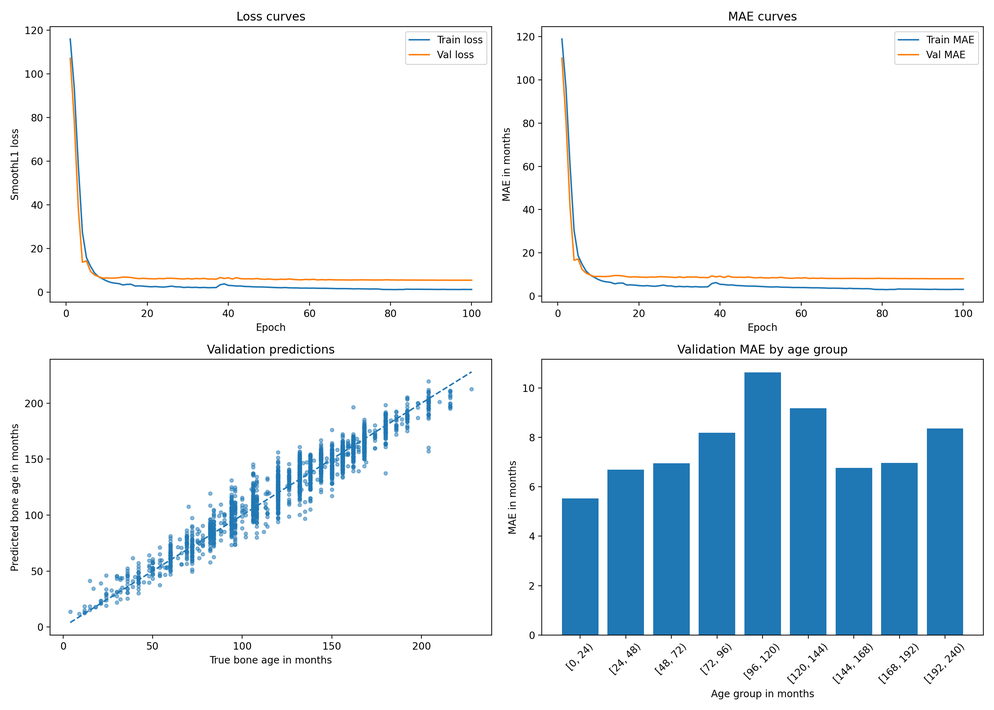
#> input picture ModelTraining/training_summary_convnext-v2.png, 994 x 710 px, shrunk from 2800 x 2000 before the run; its folder holds only this picture in this run
$ python -i segmentation.py   (imports and definitions only)
#> lines starting #> are read from the running program, lines starting #| are printed output that depends on the picture; after the words box and inside, x2 and y2 are one past the last pixel; in counts of white or black regions, pixels touching at a corner belong together
from pathlib import Path

import cv2
import numpy as np
from PIL import Image


SCRIPT_DIR = Path(__file__).resolve().parent
INPUT_DIR = SCRIPT_DIR / "test"
OUTPUT_DIR = SCRIPT_DIR / "output"
VALID_SUFFIXES = {".png", ".jpg", ".jpeg", ".bmp", ".tif", ".tiff"}


def get_largest_component(mask: np.ndarray) -> np.ndarray:
    mask = (mask > 0).astype(np.uint8)
    n, cc, stats, _ = cv2.connectedComponentsWithStats(mask, connectivity=8)
    if n <= 1:
        return mask
    largest_id = 1 + np.argmax(stats[1:, cv2.CC_STAT_AREA])
    return (cc == largest_id).astype(np.uint8)


def fill_holes(mask: np.ndarray) -> np.ndarray:
    mask = (mask > 0).astype(np.uint8)
    flood = (mask * 255).copy()
    h, w = mask.shape
    flood_mask = np.zeros((h + 2, w + 2), np.uint8)
    cv2.floodFill(flood, flood_mask, (0, 0), 128)
    holes = (flood == 0).astype(np.uint8)
    return ((mask | holes) > 0).astype(np.uint8)


def save_gray(arr: np.ndarray, path: Path) -> None:
    Image.fromarray(arr.astype(np.uint8)).save(str(path))


def iter_image_files(folder: Path) -> list[Path]:
    return sorted(
        path
        for path in folder.iterdir()
        if path.is_file() and path.suffix.lower() in VALID_SUFFIXES
    )


def create_smooth_organic_mask(
    img: np.ndarray,
) -> tuple[np.ndarray, np.ndarray, np.ndarray]:
    top, left, right, bottom = 10, 10, 10, 40
    crop = img[top : img.shape[0] - bottom, left : img.shape[1] - right]
    if crop.size == 0:
        raise ValueError("Image is too small for the configured crop margins.")

    p5 = np.percentile(crop, 5)
    p95 = np.percentile(crop, 95)
    img_norm = (
        crop
        if p95 <= p5
        else ((np.clip(crop, p5, p95) - p5) / (p95 - p5) * 255).astype(np.uint8)
    )

    gamma = 0.5
    img_gamma = np.array(255 * (img_norm / 255) ** gamma, dtype=np.uint8)
    median_blur = cv2.medianBlur(img_gamma, 11)

    th_high, mask_high = cv2.threshold(
        median_blur, 0, 255, cv2.THRESH_BINARY + cv2.THRESH_OTSU
    )

    sure_bg_mask = cv2.dilate(mask_high, np.ones((51, 51), np.uint8), iterations=2)
    sure_bg_pixels = median_blur[sure_bg_mask == 0]
    bg_max = np.percentile(sure_bg_pixels, 99) if sure_bg_pixels.size > 0 else 0
    th_low = max(bg_max + 1, th_high * 0.45)

    _, mask_low = cv2.threshold(median_blur, th_low, 255, cv2.THRESH_BINARY)

    current_mask = mask_high.copy()
    while True:
        dilated = cv2.dilate(current_mask, np.ones((3, 3), np.uint8))
        candidates = cv2.bitwise_and(mask_low, dilated)
        new_mask = cv2.bitwise_or(current_mask, candidates)
        if np.array_equal(current_mask, new_mask):
            break
        current_mask = new_mask

    h, w = current_mask.shape
    border_mask = np.zeros((h, w), dtype=np.uint8)
    border_mask[0:5, :] = 1
    border_mask[:, 0:5] = 1
    border_mask[:, -5:] = 1

    n, cc, _, _ = cv2.connectedComponentsWithStats(current_mask, connectivity=8)
    valid_mask = np.zeros_like(current_mask)
    for component_id in range(1, n):
        component = (cc == component_id).astype(np.uint8)
        if not np.any(cv2.bitwise_and(component, border_mask)):
            valid_mask = cv2.bitwise_or(valid_mask, component * 255)

    rough_mask = cv2.morphologyEx(
        valid_mask,
        cv2.MORPH_CLOSE,
        cv2.getStructuringElement(cv2.MORPH_ELLIPSE, (11, 11)),
    )
    rough_mask = get_largest_component(rough_mask) * 255
    rough_mask = fill_holes(rough_mask) * 255

    snapped_mask = rough_mask.copy().astype(np.uint8)
    if np.any(rough_mask):
        img_color = cv2.cvtColor(median_blur, cv2.COLOR_GRAY2BGR)
        gc_mask = np.full(crop.shape, cv2.GC_BGD, dtype=np.uint8)

        dilated_rough = cv2.dilate(
            rough_mask, np.ones((11, 11), np.uint8), iterations=2
        )
        gc_mask[dilated_rough > 0] = cv2.GC_PR_BGD
        gc_mask[rough_mask > 0] = cv2.GC_PR_FGD

        sure_fg = cv2.erode(rough_mask, np.ones((7, 7), np.uint8), iterations=1)
        if np.any(sure_fg):
            gc_mask[sure_fg > 0] = cv2.GC_FGD

        has_background = np.any(
            (gc_mask == cv2.GC_BGD) | (gc_mask == cv2.GC_PR_BGD)
        )
        has_foreground = np.any(
            (gc_mask == cv2.GC_FGD) | (gc_mask == cv2.GC_PR_FGD)
        )
        if has_background and has_foreground:
            bgd_model = np.zeros((1, 65), np.float64)
            fgd_model = np.zeros((1, 65), np.float64)
            try:
                cv2.grabCut(
                    img_color,
                    gc_mask,
                    None,
                    bgd_model,
                    fgd_model,
                    3,
                    cv2.GC_INIT_WITH_MASK,
                )
                snapped_mask = np.where(
                    (gc_mask == cv2.GC_FGD) | (gc_mask == cv2.GC_PR_FGD), 255, 0
                ).astype(np.uint8)
            except cv2.error:
                snapped_mask = rough_mask.copy().astype(np.uint8)

    snapped_mask = get_largest_component(snapped_mask) * 255
    smooth_mask = cv2.GaussianBlur(snapped_mask, (31, 31), 0)
    _, smooth_mask = cv2.threshold(smooth_mask, 127, 255, cv2.THRESH_BINARY)

    full_mask = np.zeros_like(img, dtype=np.uint8)
    full_mask[top : img.shape[0] - bottom, left : img.shape[1] - right] = smooth_mask

    segmented = img.copy()
    segmented[full_mask == 0] = 0
    overlay = cv2.cvtColor(img, cv2.COLOR_GRAY2BGR)
    contours, _ = cv2.findContours(
        full_mask, cv2.RETR_EXTERNAL, cv2.CHAIN_APPROX_SIMPLE
    )
    cv2.drawContours(overlay, contours, -1, (255, 100, 100), 4)

    return full_mask, segmented, overlay


def process_image(image_path: Path, output_dir: Path) -> None:
#> called with output_dir = 'out.png'
    img = np.array(Image.open(image_path).convert("L"))
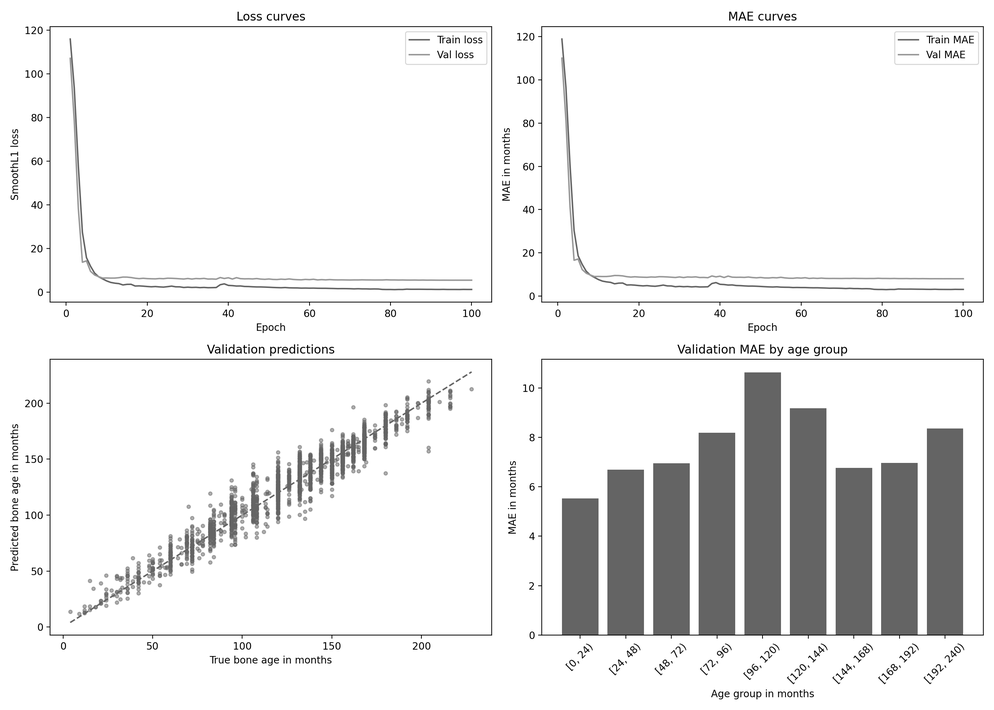
#> img: shape (710, 994); min 0, max 255, mean 235.4
    mask, segmented, overlay = create_smooth_organic_mask(img)
#> in create_smooth_organic_mask, `crop = img[top : img.shape[0] - bottom, left : img.shape[1] - right]`:
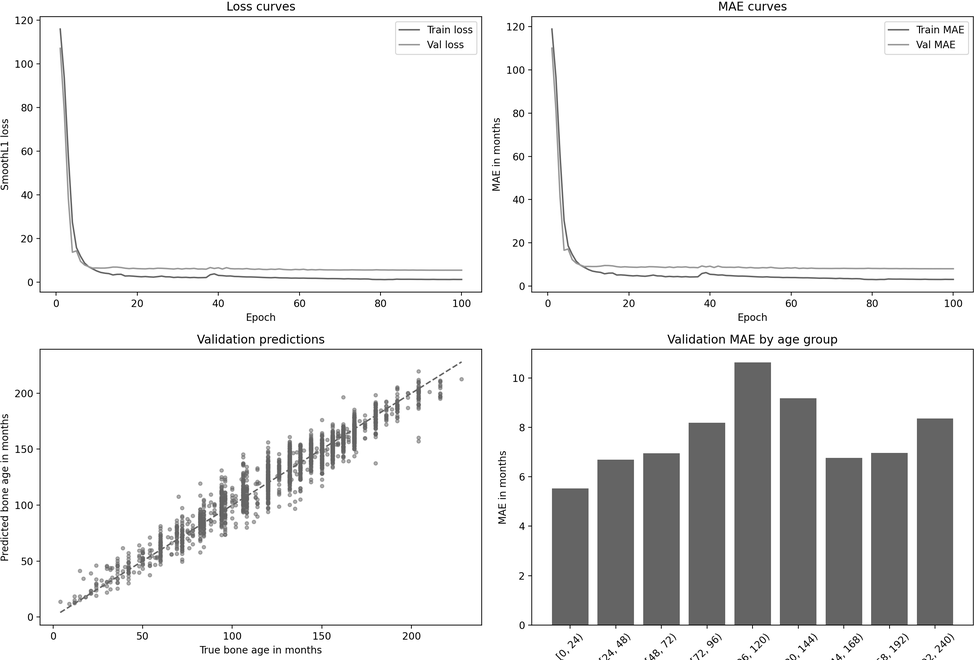
#> crop: shape (660, 974); min 0, max 255, mean 233.6
#> in create_smooth_organic_mask, `p5 = np.percentile(crop, 5)`: p5 = 100
#> in create_smooth_organic_mask, `p95 = np.percentile(crop, 95)`: p95 = 255
#> in create_smooth_organic_mask, `img_norm = ( crop if p95 <= p5 else ((np.clip(crop, p5, p95) - p5) / (..`:
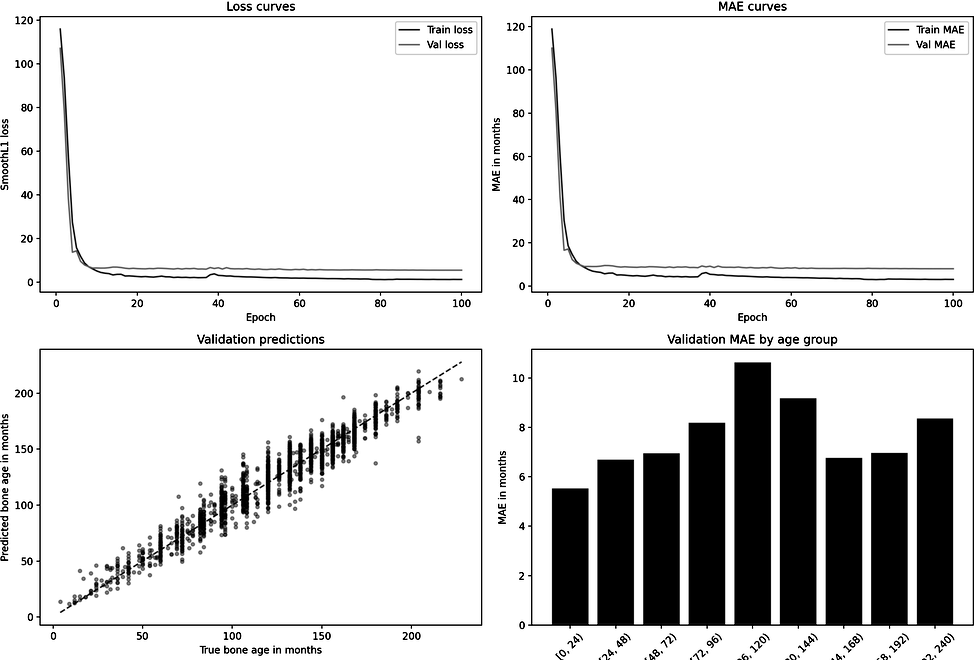
#> img_norm: shape (660, 974); min 0, max 255, mean 220.5
#> in create_smooth_organic_mask, `img_gamma = np.array(255 * (img_norm / 255) ** gamma, dtype=np.uint8)`:
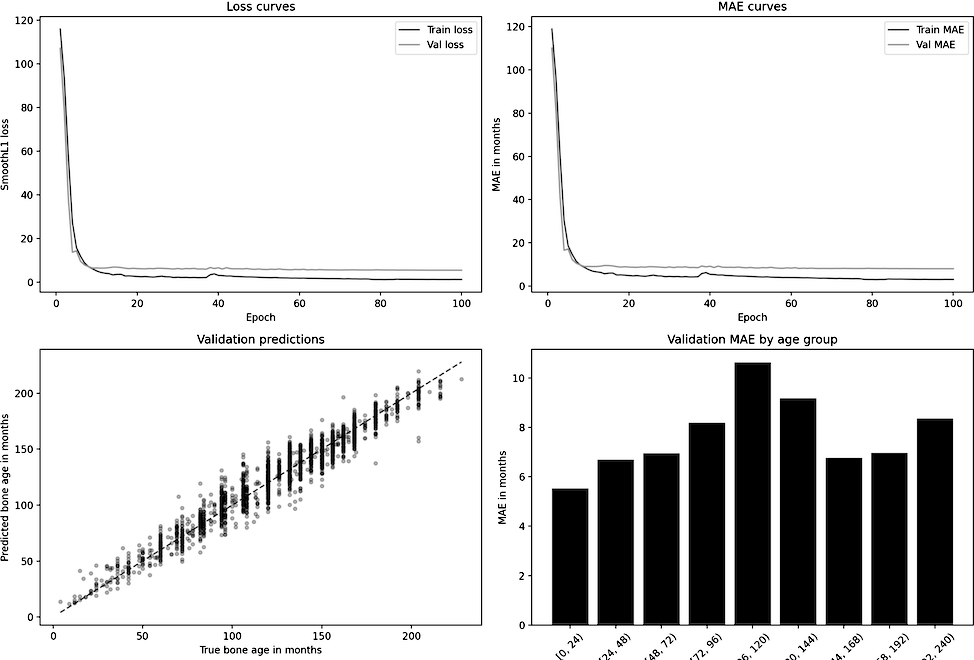
#> img_gamma: shape (660, 974); min 0, max 255, mean 222.8
#> in create_smooth_organic_mask, `median_blur = cv2.medianBlur(img_gamma, 11)`:
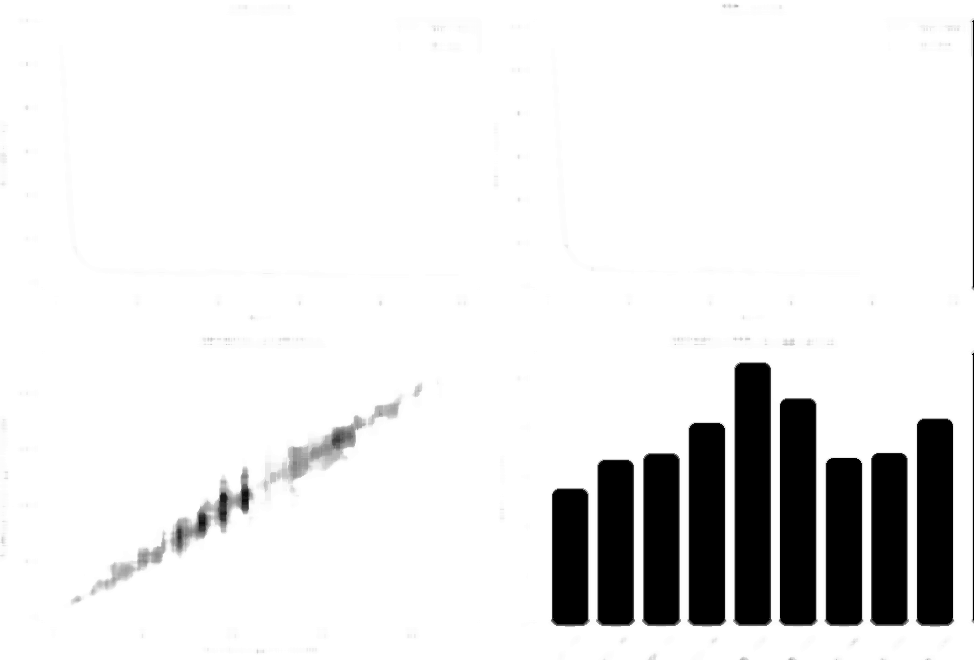
#> median_blur: shape (660, 974); min 0, max 255, mean 229.2
#> in create_smooth_organic_mask, `th_high, mask_high = cv2.threshold( median_blur, 0, 255, cv2.THRESH_BI..`:
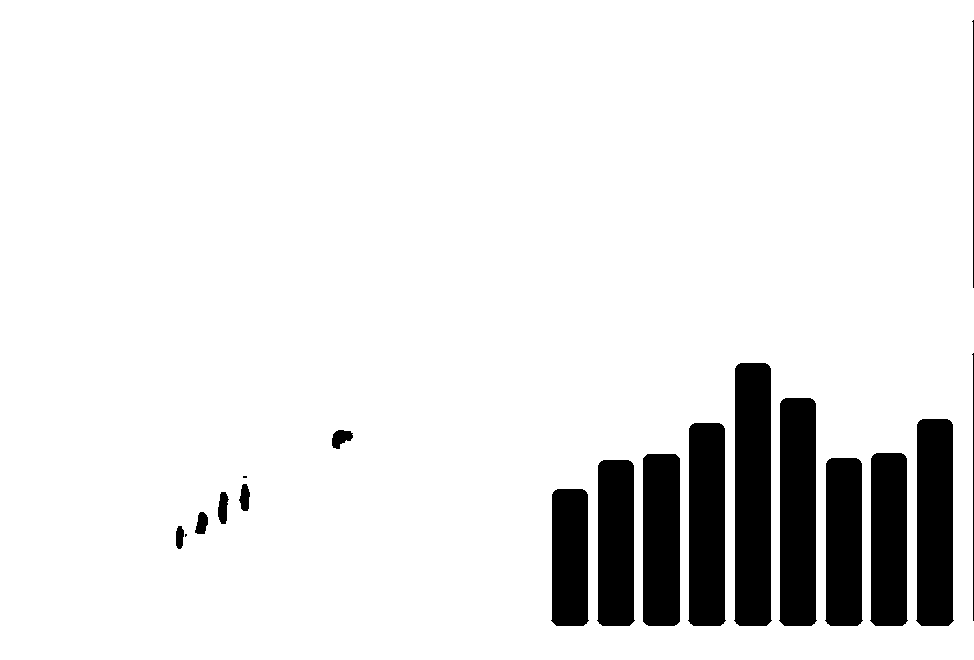
#> mask_high: shape (660, 974); 90.2% white; 18 black regions (2 under 20 px), largest, box (x1, y1, x2, y2) and area: (734, 363, 772, 626) 9427, (779, 398, 817, 626) 8167, (916, 419, 954, 626) 7410
#> in create_smooth_organic_mask, `th_high, mask_high = cv2.threshold( median_blur, 0, 255, cv2.THRESH_BI..`: th_high = 128
#> in create_smooth_organic_mask, `sure_bg_mask = cv2.dilate(mask_high, np.ones((51, 51), np.uint8), iter..`: sure_bg_mask: shape (660, 974); every value is 255
#> in create_smooth_organic_mask, `sure_bg_pixels = median_blur[sure_bg_mask == 0]`: sure_bg_pixels = empty array
#> in create_smooth_organic_mask, `bg_max = np.percentile(sure_bg_pixels, 99) if sure_bg_pixels.size > 0 ..`: bg_max = 0
#> in create_smooth_organic_mask, `th_low = max(bg_max + 1, th_high * 0.45)`: th_low = 57.6
#> in create_smooth_organic_mask, `_, mask_low = cv2.threshold(median_blur, th_low, 255, cv2.THRESH_BINARY)`: mask_low: shape (660, 974); 90.5% white; 16 black regions (1 under 20 px), largest, box (x1, y1, x2, y2) and area: (735, 363, 770, 624) 9093, (780, 399, 816, 624) 8053, (917, 419, 953, 624) 7330
#> the loop in create_smooth_organic_mask, `while True:` made 6 passes
#> pass 2, in create_smooth_organic_mask, `dilated = cv2.dilate(current_mask, np.ones((3, 3), np.uint8))`:
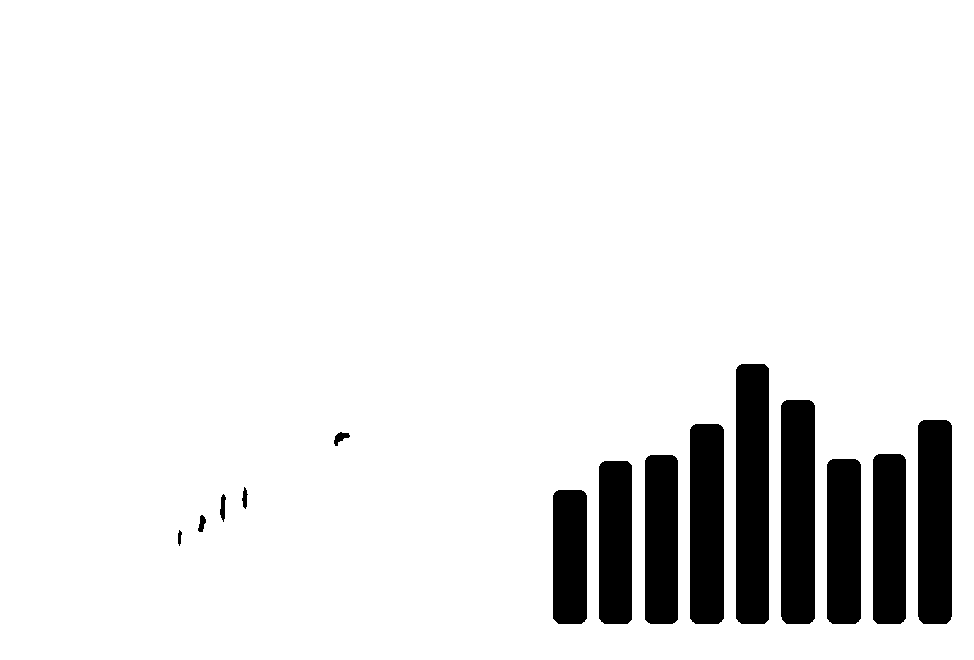
#> dilated: shape (660, 974); 91.2% white; 14 black regions, largest, box (x1, y1, x2, y2) and area: (736, 364, 769, 624) 8534, (781, 400, 815, 624) 7561, (918, 420, 952, 624) 6878
#> in create_smooth_organic_mask, `n, cc, _, _ = cv2.connectedComponentsWithStats(current_mask, connectiv..`: n = 2
#> after the loop in create_smooth_organic_mask, `for component_id in range(1, n):`: valid_mask: shape (660, 974); every value is 0
#> in get_largest_component, `n, cc, stats, _ = cv2.connectedComponentsWithStats(mask, connectivity=8)`: cc: shape (660, 974) int32; every value is 0
#> in get_largest_component, `n, cc, stats, _ = cv2.connectedComponentsWithStats(mask, connectivity=8)`: n = 1; stats = [[0, 0, 974, 660, 642840]]
#> in fill_holes, `cv2.floodFill(flood, flood_mask, (0, 0), 128)`: flood: shape (660, 974); every value is 128
#> in create_smooth_organic_mask, `full_mask[top : img.shape[0] - bottom, left : img.shape[1] - right] = ..`: full_mask: shape (710, 994); every value is 0
#> in create_smooth_organic_mask, `contours, _ = cv2.findContours( full_mask, cv2.RETR_EXTERNAL, cv2.CHAI..`: contours = []
#> (the run stopped early here; a loop or call above may not have finished)

$ run again, on ModelTraining/training_summary_resnet50.png
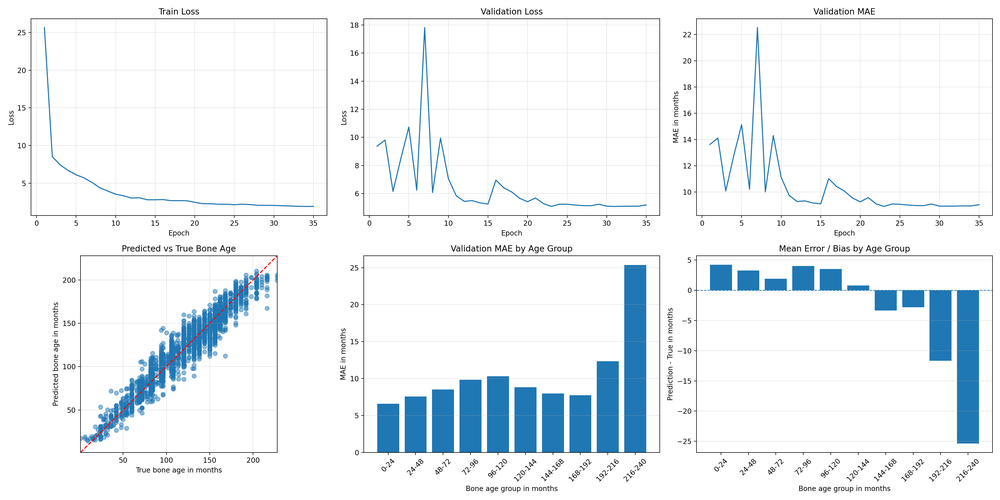
#> input picture ModelTraining/training_summary_resnet50.png, 1000 x 500 px, shrunk from 4000 x 2000 before the run
#> p5 = 100
#> p95 = 255
#> in create_smooth_organic_mask, `th_high, mask_high = cv2.threshold( median_blur, 0, 255, cv2.THRESH_BI..`:
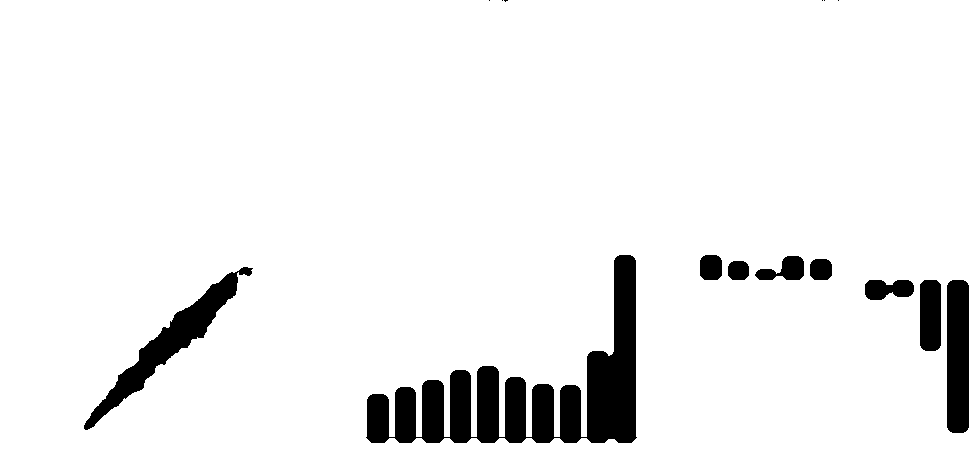
#> mask_high: shape (450, 980); 93.4% white; 15 black regions (6 under 20 px), largest, box (x1, y1, x2, y2) and area: (366, 255, 637, 443) 16962, (84, 267, 253, 430) 4613, (947, 280, 969, 433) 3318
#> th_high = 135
#> sure_bg_mask: shape (450, 980); every value is 255
#> sure_bg_pixels = empty array
#> bg_max = 0
#> th_low = 60.75
#> mask_low: shape (450, 980); 94.3% white; 21 black regions (1 under 20 px), largest, box (x1, y1, x2, y2) and area: (615, 257, 636, 443) 3864, (948, 281, 968, 432) 2980, (105, 275, 237, 407) 2837
#> the loop in create_smooth_organic_mask, `while True:` made 43 passes
#> pass 2, in create_smooth_organic_mask, `candidates = cv2.bitwise_and(mask_low, dilated)`:
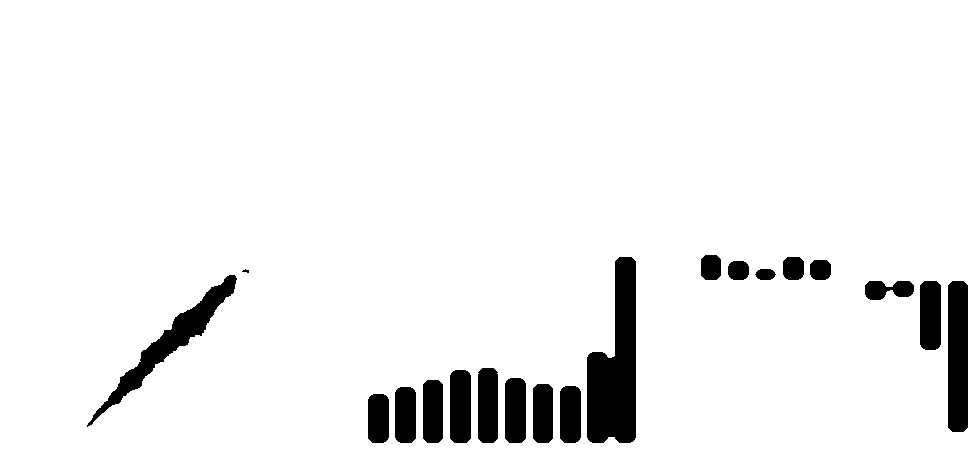
#> candidates: shape (450, 980); 94% white; 19 black regions (1 under 20 px), largest, box (x1, y1, x2, y2) and area: (587, 257, 636, 443) 6286, (87, 275, 237, 427) 3391, (948, 281, 968, 432) 2980
#> in create_smooth_organic_mask, `n, cc, _, _ = cv2.connectedComponentsWithStats(current_mask, connectiv..`: n = 2
#> in get_largest_component, `n, cc, stats, _ = cv2.connectedComponentsWithStats(mask, connectivity=8)`: n = 1; stats = [[0, 0, 980, 450, 441000]]
#> flood: shape (450, 980); every value is 128
#> full_mask: shape (500, 1000); every value is 0
#> contours = []
